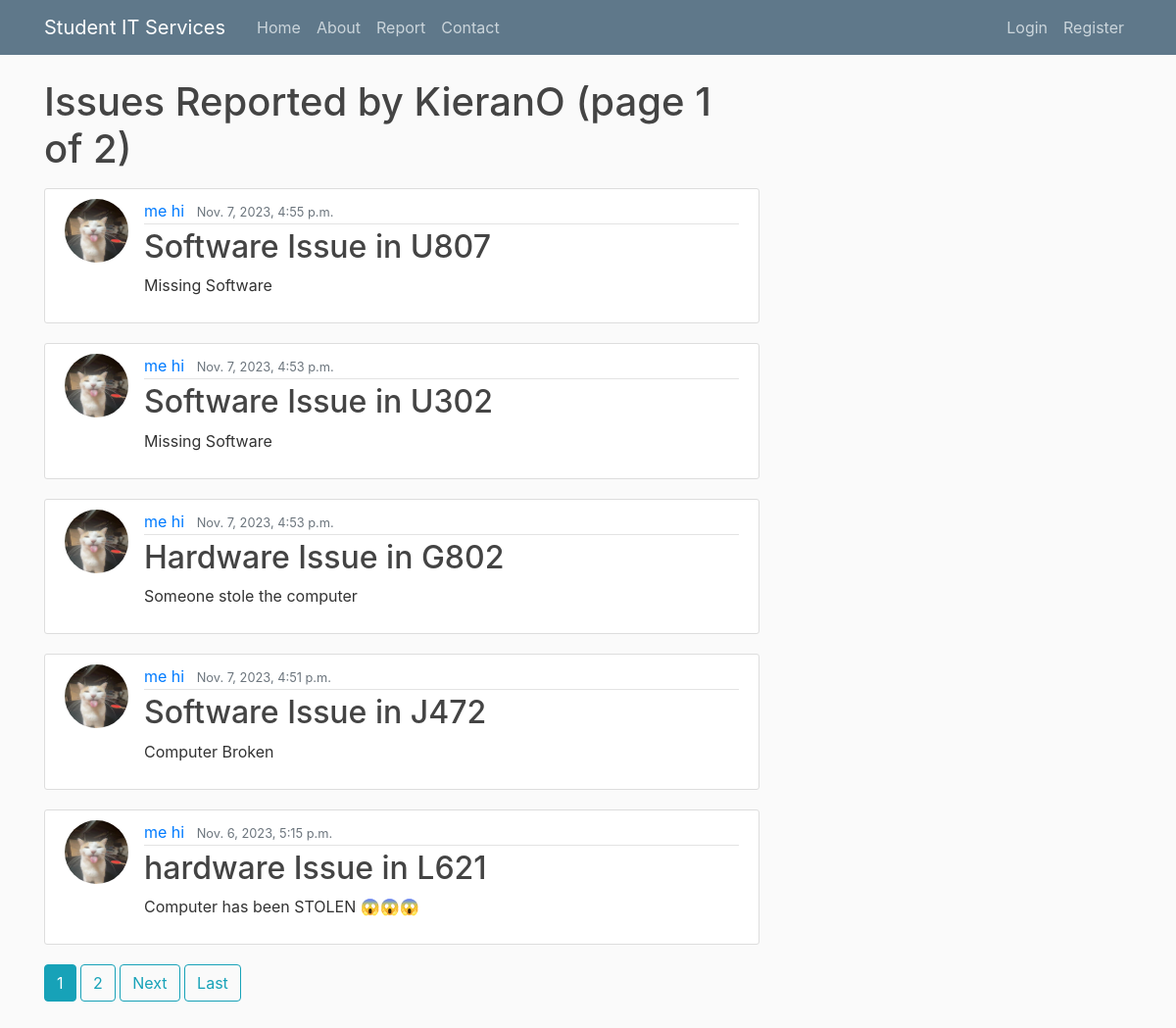
/issue/KieranO, run on an earlier commit of the app's database.
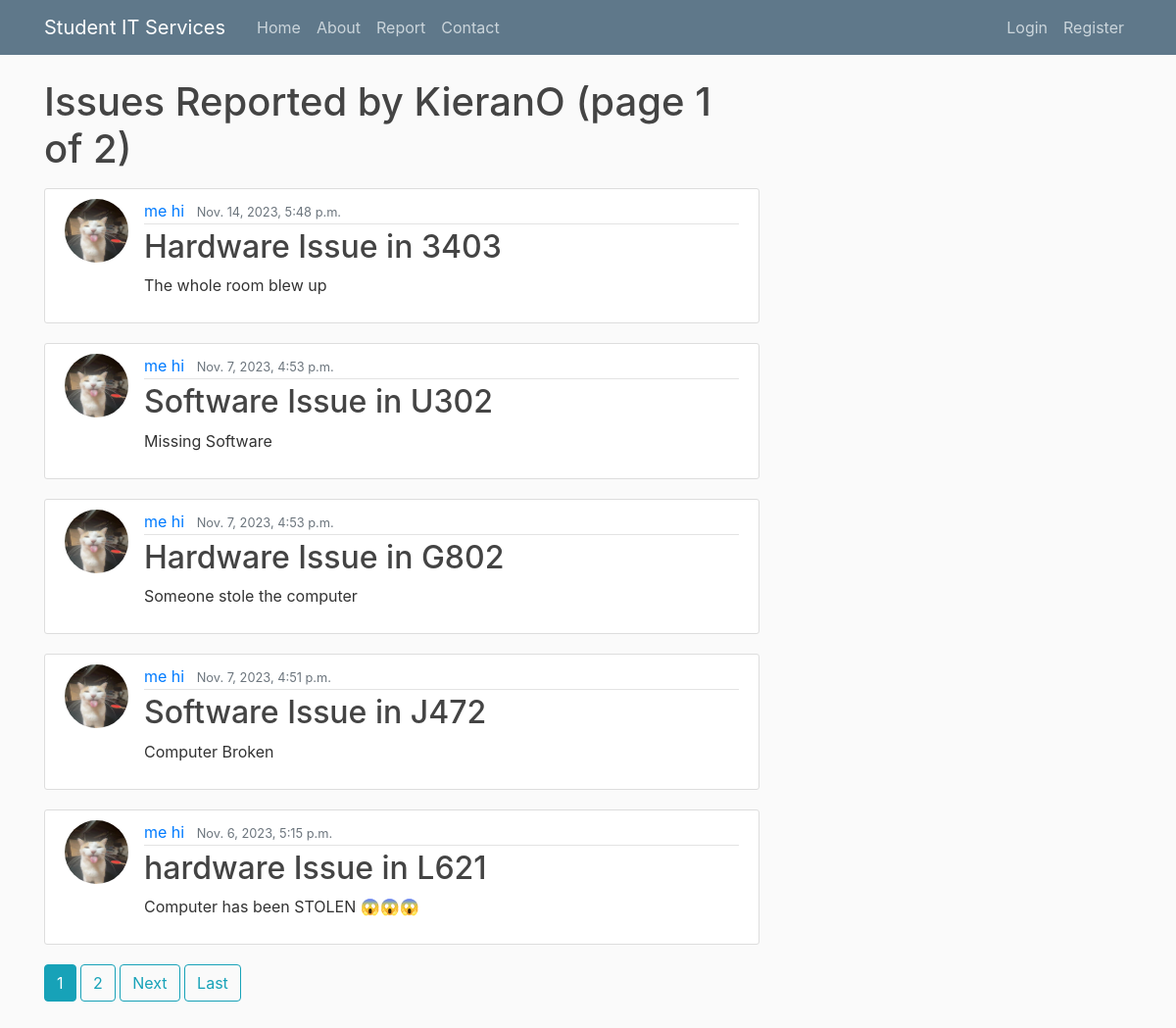
And on a later commit of the database.
### itreporting/models.py (models this page shows, shortened)
class Issue(models.Model):
    type = models.CharField(max_length=100, choices = [('Hardware', 'Hardware'), ('Software', 'Software')])
    room = models.CharField(max_length=100)
    urgent = models.BooleanField(default= False)
    details = models.TextField()
    date_submitted = models.DateTimeField(default=timezone.now)
    author = models.ForeignKey(User, related_name='issues', on_delete=models.CASCADE)
    def __str__(self):
        return f'{self.type} Issue in {self.room}'

### users/models.py (models this page shows)
class Profile(models.Model):
    user = models.OneToOneField(User, null = True, on_delete = models.CASCADE)
    image = models.ImageField(default = 'default.png', upload_to = 'profile_pics')
    def __str__(self):
        return f'{self.user.first_name} {self.user.last_name}'

### itreporting/views.py (the view)
class UserPostListView(ListView):
    model = Issue
    template_name = 'itreporting/user_issues.html'
    context_object_name = 'issues'
    paginate_by = 5
    def get_queryset(self):
        user=get_object_or_404(User, username=self.kwargs.get('username'))
        return Issue.objects.filter(author=user).order_by('-date_submitted')

### itreporting/templates/itreporting/user_issues.html (shortened to what this page needs)
{% extends "itreporting/base.html" %}
{% block content %}
    <h1 class="mb-3"> Issues Reported by {{ view.kwargs.username }} {% if is_paginated %} (page {{page_obj.number}} of {{page_obj.paginator.num_pages}}){% endif %}</h1>
    {% for issue in issues %}
    <article class="media content-section">
        <img class="rounded-circle article-img" src="{{issue.author.profile.image.url }}"/>
        <div class="media-body">
            <div class="article-metadata">
                <a class="mr-2" href="#">{{ issue.author.profile }}</a>
                <small class="text-muted">{{ issue.date_submitted}}</small>
            </div>
            <h2><a class="article-title" href="{% url 'itreporting:issue-detail' issue.id %}">{{ issue }}</a></h2>
            <p class="article-content">{{ issue.details }}</p>
        </div>
    </article>
    {% endfor %}
    {% if is_paginated %}
    {% for num in page_obj.paginator.page_range %}
    {% if page_obj.number == num %}
    <a class="btn btn-info mb-4" href="?page={{num}}">{{num}}</a>
    {% elif num > page_obj.number|add:'-3' and num < page_obj.number|add:'3' %}
    <a class="btn btn-outline-info mb-4" href="?page={{num}}">{{num}}</a>
    {% endif %}
    {% endfor %}
    {% if page_obj.has_next %}
    <a class="btn btn-outline-info mb-4" href="?page={{page_obj.next_page_number}}">Next</a>
    <a class="btn btn-outline-info mb-4" href="?page={{page_obj.paginator.num_pages}}">Last</a>
    {% endif %}
    {% endif %}
{% endblock content %}

What changed in the data, as far as the page shows it:
removed Issue: author.profile.image (picture), author.profile "me hi", date_submitted "Nov. 7, 2023, 4:55 p.m.", type+room "Software Issue in U807", details "Missing Software"
added Issue: author.profile.image (picture), author.profile "me hi", date_submitted "Nov. 14, 2023, 5:48 p.m.", type+room "Hardware Issue in 3403", details "The whole room blew up"
